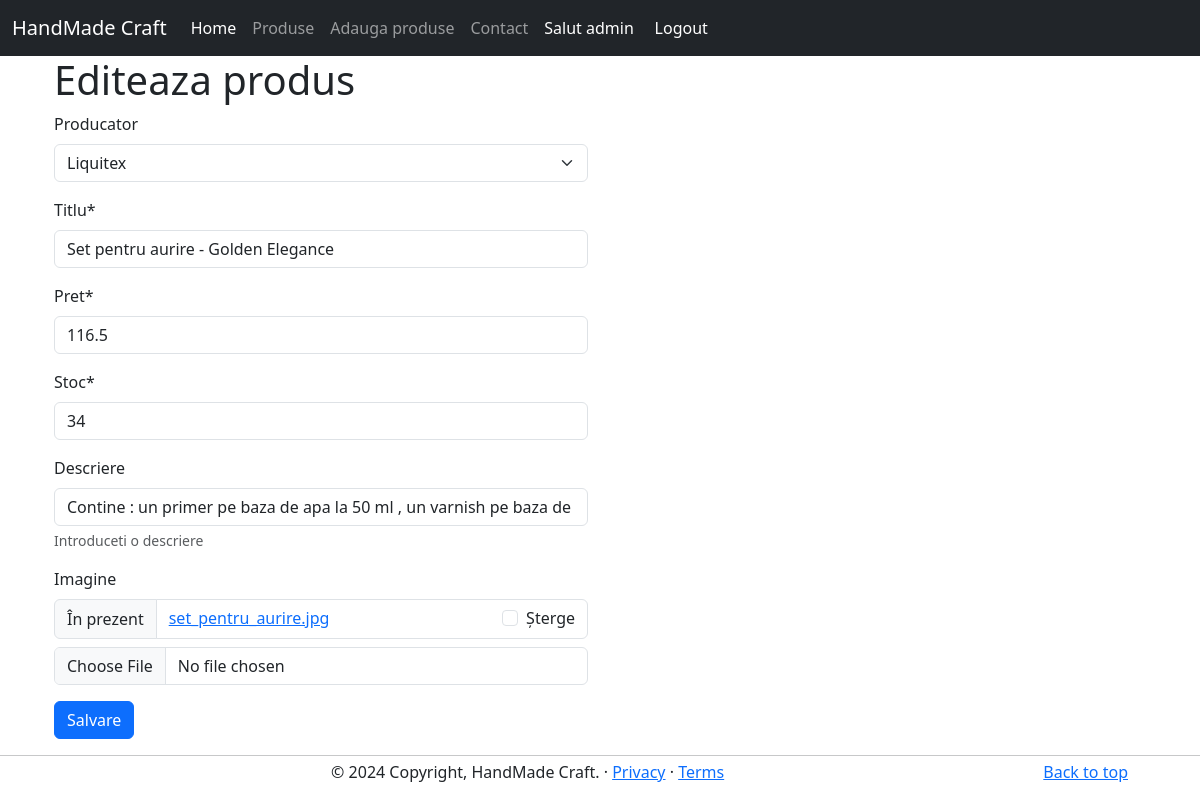
Page /produs/edit/16/ (signed in) on the earlier database version.
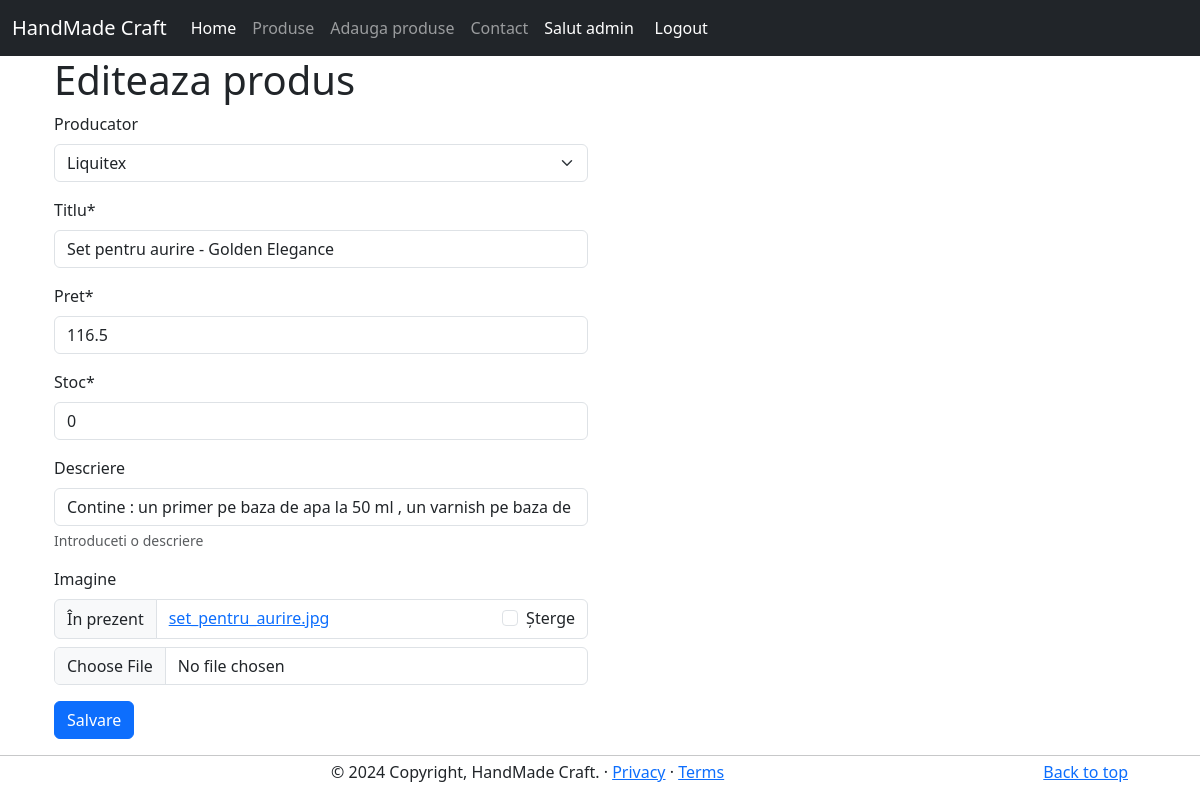
Same page on the later database version.
### app/models.py (models this page shows, shortened)
class Produs(models.Model):
    producator = models.ForeignKey(Producator, null=True, blank = True, on_delete=models.CASCADE)
    titlu = models.CharField(max_length=50) #unique=True - daca vrem sa nu avem dubluri la nume
    pret = models.FloatField(db_index = True)
    stoc = models.IntegerField(default=0)
    descriere = models.CharField(max_length=1024, null=True, blank=True, help_text="Introduceti o descriere" )
    imagine = models.FileField(null=True, blank=True)
    created = models.DateTimeField(auto_now_add=True)
    updated = models.DateTimeField(auto_now=True)
    class Meta:
        verbose_name_plural = "Produs"

### app/views.py (the view)
# urls.py: path("produs/edit/<int:produs_id>/", views.editare_produs, name="edit-produs"),
@is_staff
def editare_produs(request, produs_id):
    produs = get_object_or_404(Produs, id=produs_id)
    formular = ProdusForm(instance=produs)
    if request.method == "POST":
        formular = ProdusForm(request.POST, instance=produs)
        if formular.is_valid():
            formular.save()
            return redirect(reverse("pagina-produse"))
    return render(request, "editare_produs.html", {"form": formular})

### app/forms.py
class ProdusForm(forms.ModelForm):
    class Meta:
        model = Produs
        fields = "__all__"
        widgets = {
            "descriere": TinyMCE()
        }

### app/models.py (called while the page is built)
    def __str__(self):
        return f"{self.nume}"

### app/templates/editare_produs.html (shortened to what this page needs)
{% extends "base.html" %}
{% block body %}
{% load crispy_forms_tags %}
<div class="container">
    <div class="row ">
        <div class="col-md-6">
            <h1>Editeaza produs</h1>
                <form method="POST">
                    {{ form|crispy }}
                    <input type="submit" class="btn btn-primary" value="Salvare" />
                </form>
        </div>
    </div>
</div>
{% endblock body %}

Differences in the rows shown:
changed Produs "Liquitex": stoc "34" → "0"
